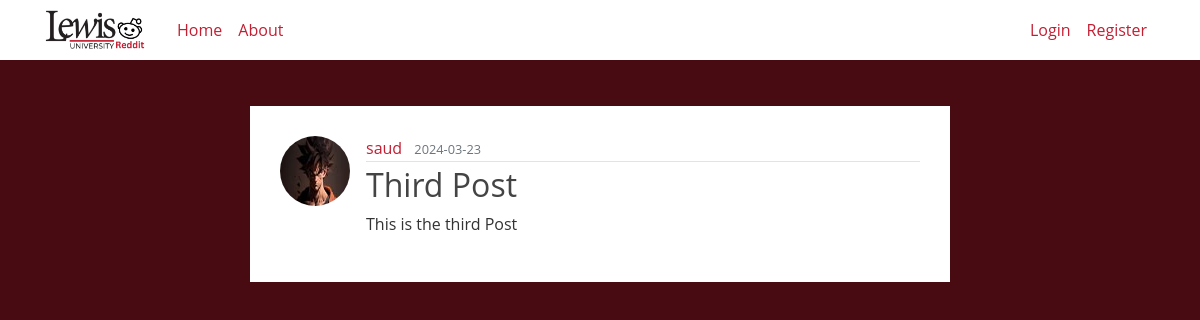
/post/6, run on the app's committed database.
### flaskblog/models.py (models this page shows, shortened)
class User(db.Model, UserMixin):
    id = db.Column(db.Integer, primary_key=True)
    username = db.Column(db.String(20), unique=True, nullable=False)
    email = db.Column(db.String(120), unique=True, nullable=False)
    image_file = db.Column(db.String(20), nullable=False, default='default.jpg')
    password = db.Column(db.String(60), nullable=False)
    posts = db.relationship('Post', backref='author', lazy=True)
    comments = db.relationship('Comment', backref='author', lazy=True)

class Post(db.Model):
    id = db.Column(db.Integer, primary_key=True)
    title = db.Column(db.String(100), nullable=False)
    date_posted = db.Column(db.DateTime, nullable=False, default=datetime.utcnow)
    content = db.Column(db.Text, nullable=False)
    user_id = db.Column(db.Integer, db.ForeignKey('user.id',ondelete='CASCADE'), nullable=False)
    comments = db.relationship('Comment', backref='post', passive_deletes=True)

### flaskblog/routes.py (the view)
@app.route("/post/<int:post_id>")
def post(post_id):
    post = Post.query.get_or_404(post_id)
    return render_template('post.html', title=post.title, post=post)

### flaskblog/templates/post.html (shortened to what this page needs)
{% extends "layout.html" %}
{% block content %}
<article class="post-content-section media">
  <img class="rounded-circle article-img" src="{{ url_for('static', filename='profile_pics/' + post.author.image_file) }}">
  <div class="media-body">
    <div class="article-metadata">
      <a class="mr-2" href="#">{{ post.author.username }}</a>
      <small class="text-muted">{{ post.date_posted.strftime('%Y-%m-%d') }}</small>
    </div>
    <h2 class="article-title">{{ post.title }}</h2>
    <p class="article-content">{{ post.content }}</p>
  </div>
</article>
{% endblock content %}

### flaskblog/static/main.css (style rules this page uses)
body { background: #480B12; color: #333333; margin-top: 8rem; }
h1, h2, h3, h4, h5, h6 { color: #444444; }
.article-title { color: #444444; }
.article-content { white-space: pre-line; }
.article-img { height: 70px; width: 70px; margin-right: 16px; }
.article-metadata { padding-bottom: 1px; margin-bottom: 4px; border-bottom: 1px solid #e3e3e3 }
a { color: #C31F33; }
.post-content-section { padding: 30px; background: #ffffff; margin:auto; width: fit-content; min-width: 700px; max-width: 1000px; height: fit-content; font-family: 'Open Sans', sans-serif; }

### data on the page
User: image_file (picture), author.username "saud"
Post: date_posted "2024-03-23", title "Third Post", content "This is the third Post"
